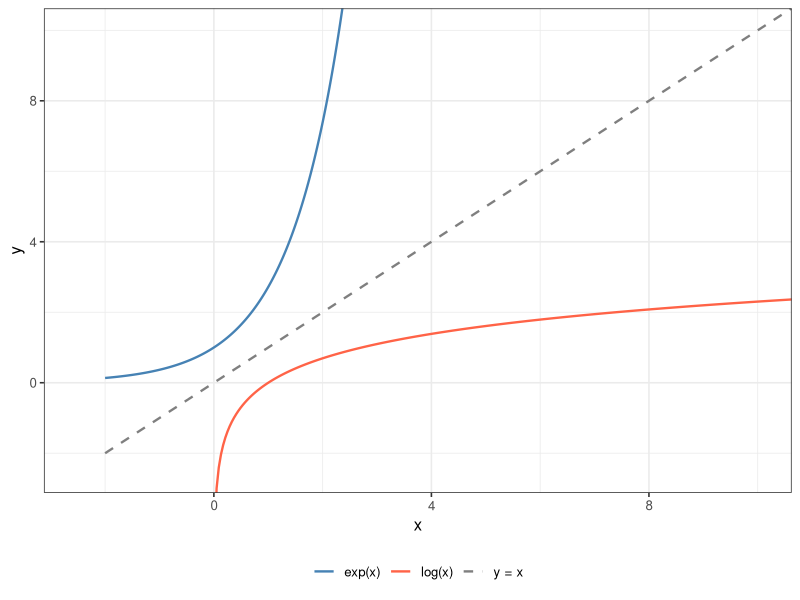

The R script that drew this image:
## ---- chunk 1
#| label: setup
#| include: false
set.seed(6)
library(ggplot2)
theme_set(theme_bw(base_size = 12))
knitr::opts_chunk$set(
  echo       = FALSE,
  fig.height = 3,
  fig.width  = 5,
  fig.align  = "center"
)
## ---- chunk 2
#| echo: true
exp(1)   # e^1
exp(2)   # e^2
exp(2.5) # e^2.5
## ---- chunk 3
#| echo: true
log(exp(3))   # log and exp are inverses: gives 3
exp(log(5))   # same idea: gives 5
log(1)        # log(1) = 0
## ---- chunk 4
#| label: exp-log-plot
x_exp <- seq(-2, 2.5, length.out = 300)
x_log <- seq(0.01, 12, length.out = 300)
df_exp <- data.frame(x = x_exp, y = exp(x_exp), fn = "exp(x)")
df_log <- data.frame(x = x_log, y = log(x_log), fn = "log(x)")
df_id  <- data.frame(x = seq(-2, 12, length.out = 300),
                     y = seq(-2, 12, length.out = 300), fn = "y = x")
df_all <- rbind(df_exp, df_log, df_id)

ggplot(df_all, aes(x = x, y = y, color = fn, linetype = fn)) +
  geom_line(linewidth = 0.8) +
  coord_cartesian(xlim = c(-2.5, 10), ylim = c(-2.5, 10)) +
  scale_color_manual(values = c("steelblue", "tomato", "gray50")) +
  scale_linetype_manual(values = c("solid", "solid", "dashed")) +
  labs(x = "x", y = "y", color = NULL, linetype = NULL) +
  theme(legend.position = "bottom")
